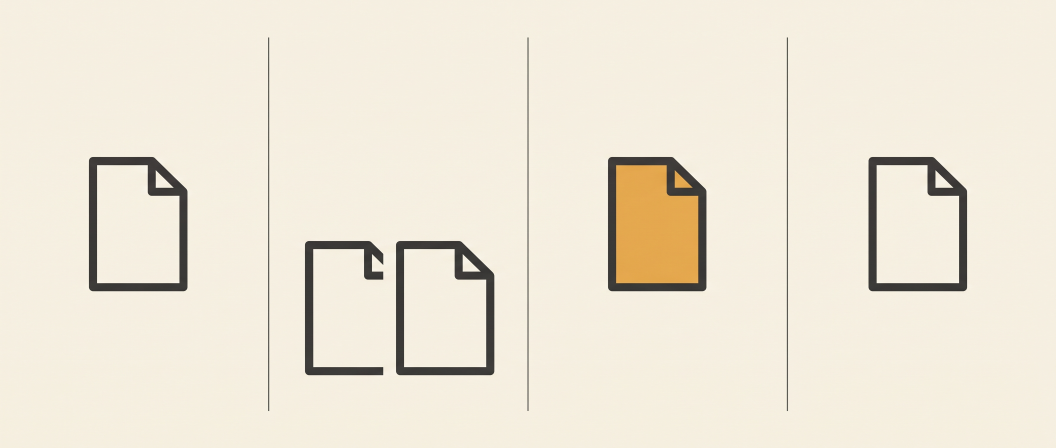
#> input picture brand/src/oif-header-source-21x9.png, 3168 x 1344 px (shown at 1/3 size)
$ python make-header.py
#> lines starting #> are read from the running program, lines starting #| are printed output that depends on the picture
#!/usr/bin/env python3
"""Crop the generated header source to the 1500x500 a social banner needs.

The source is generated by the Gemini image API at 21:9 (see PROMPTS.md);
this only reframes it. Content is centre-weighted because X crops the
edges of a header differently on mobile and desktop.

    python3 src/make-header.py
"""
from PIL import Image
from pathlib import Path

out = Path(__file__).resolve().parent.parent
src = Image.open(out / "src" / "oif-header-source-21x9.png").convert("RGB")
#> src is the input picture: PIL image 3168x1344 RGB; mean R, G, B 237.9, 230.7, 215.4

W, H = src.size
#> W = 3168; H = 1344
target_h = int(W / 3)                      # 1500x500 is 3:1
#> target_h = 1056
if target_h <= H:
    top = (H - target_h) // 2
#> top = 144
    im = src.crop((0, top, W, top + target_h))
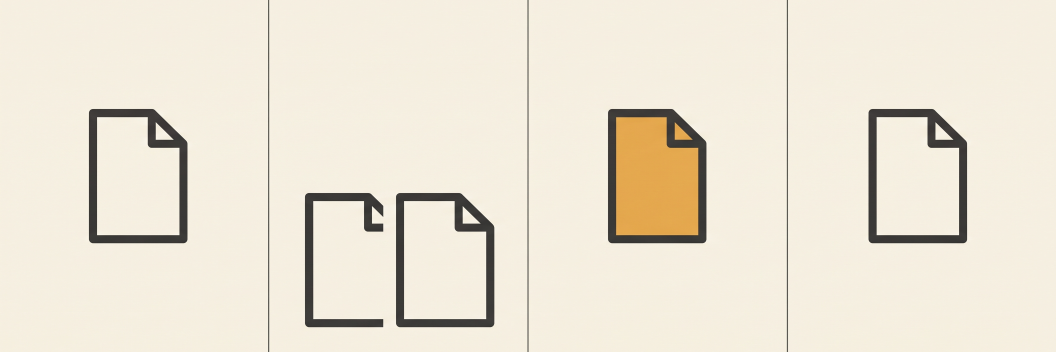
#> im: PIL image 3168x1056 RGB (shown at 1/3 size); mean R, G, B 235.9, 228.4, 213
else:                                      # source too short: pad with its own background
    bg = src.getpixel((5, 5))
    im = Image.new("RGB", (W, target_h), bg)
    im.paste(src, (0, (target_h - H) // 2))

im.resize((1500, 500), Image.LANCZOS).save(out / "oif-header-1500x500.png", optimize=True)
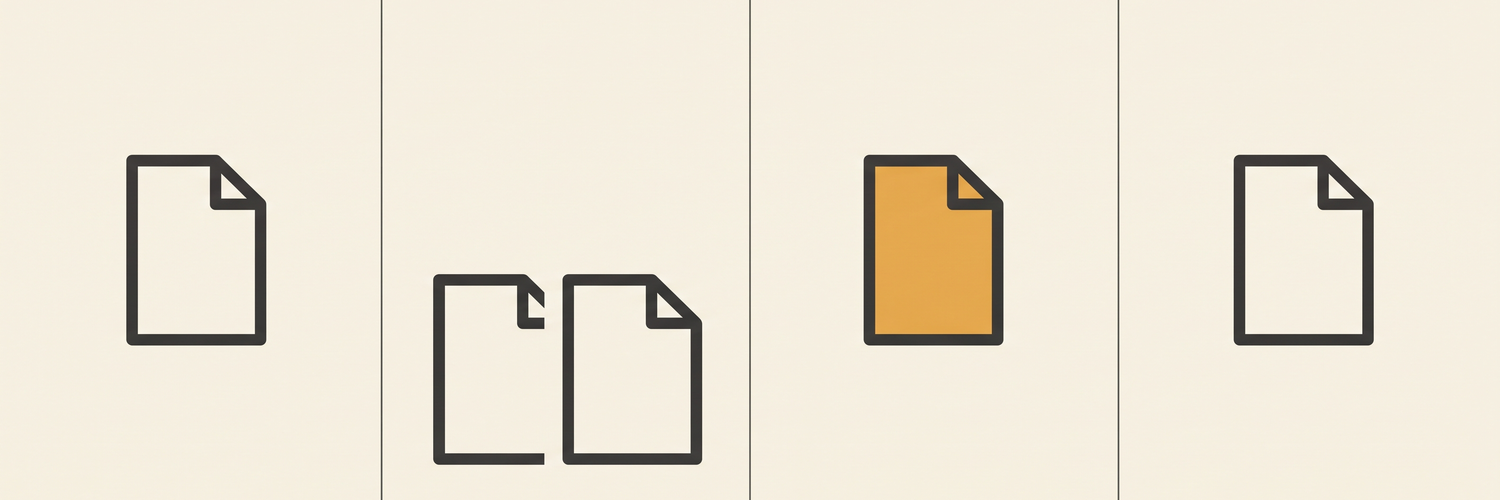
#> saved as oif-header-1500x500.png: PIL image 1500x500 RGB; mean R, G, B 235.9, 228.4, 213
print(f"wrote {out / 'oif-header-1500x500.png'}")
